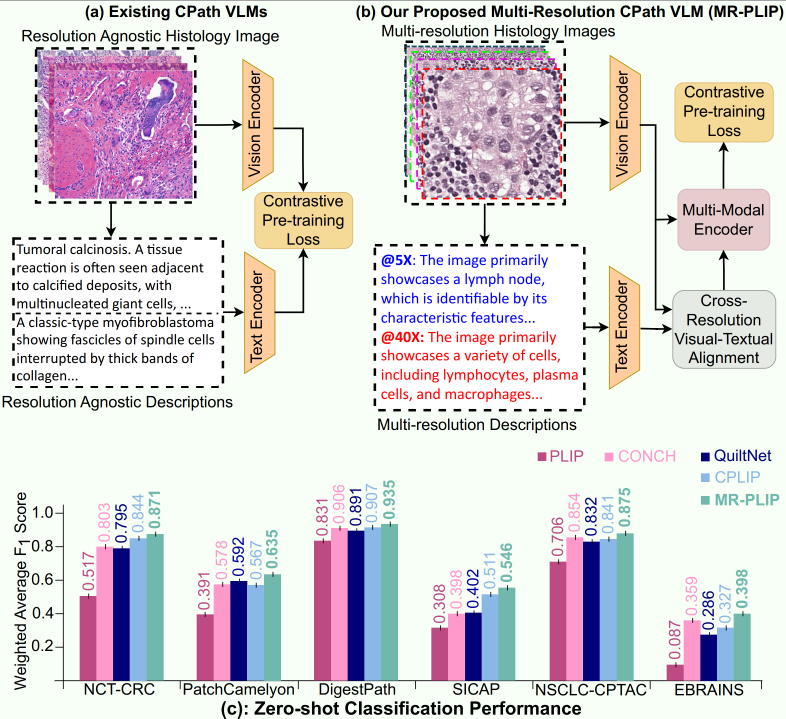
#> input picture images/compare_models.png, 2356 x 2155 px (shown at 1/3 size)
$ python sample_mask_multiscale_patches.py ../images ../images out
#> lines starting #> are read from the running program, lines starting #| are printed output that depends on the picture; after the words box and inside, x2 and y2 are one past the last pixel; in counts of white or black regions, pixels touching at a corner belong together
### scripts/sample_tcga_multiscale_patches.py
#!/usr/bin/env python3
"""Sample multi-scale patch hierarchies from TCGA WSIs.

This script replicates the patch sampling procedure described in the
paper referenced as ``2504.18856v1``.

For each WSI slide, the script randomly selects 20 seed locations.  At
each location a hierarchy of patches is extracted that all share the
same center but differ in magnification.  When Aperio XML annotations
are provided via ``--annotation-dir``, seed locations are sampled only
inside the annotated polygons so that all patches fall within the
specified tissue region:

* 5×  (2   µm/px)
* 10× (1   µm/px)
* 20× (0.5 µm/px)
* 40× (0.25 µm/px)

The resulting patches maintain spatial alignment across magnifications,
allowing models to reason over the same region at multiple resolutions.
The hierarchy for each seed is stored in a ``bags.json`` file alongside
the saved patches.

The script expects whole-slide images accessible via OpenSlide.
If a slide omits some pyramid levels, regions are resized so that each
output patch still reflects the requested field of view.
"""

from __future__ import annotations

import argparse
import csv
import json
import random
import shutil
from collections import defaultdict
from dataclasses import dataclass
from pathlib import Path
from typing import Dict, Iterable, List, Optional, Sequence, Tuple
from urllib.parse import unquote, urlparse
import xml.etree.ElementTree as ET

import openslide
from PIL import Image
import numpy as np


@dataclass
class AnnotationRegion:
    """Polygonal region extracted from an Aperio XML annotation."""

    points: List[Tuple[float, float]]
    value: Optional[str] = None


@dataclass
class PatchTile:
    """Metadata describing a saved patch tile."""

    patch_id: str
    patch_file: str
    patch_path: Path
    scale_suffix: str


class ValueLabelEncoder:
    """Assign deterministic integer labels to known annotation values."""

    DEFAULT_MAPPING = {
        "normal": (0, "Normal"),
        "benign": (1, "Benign"),
        "in situ carcinoma": (2, "In situ carcinoma"),
        "carcinoma in situ": (2, "In situ carcinoma"),
        "carcinoma in-situ": (2, "In situ carcinoma"),
        "in-situ carcinoma": (2, "In situ carcinoma"),
        "in situ": (2, "In situ carcinoma"),
        "situ": (2, "In situ carcinoma"),
        "carcinoma situ": (2, "In situ carcinoma"),
        "invasive carcinoma": (3, "Invasive carcinoma"),
        "carcinoma invasive": (3, "Invasive carcinoma"),
    }

    @staticmethod
    def _normalize(value: str) -> str:
        normalized = value.lower().replace("-", " ")
        normalized = " ".join(normalized.split())
        return normalized

    def __init__(
        self, mapping: Optional[Dict[str, Tuple[int, str] | int]] = None
    ) -> None:
        source = mapping or self.DEFAULT_MAPPING
        processed: Dict[str, Tuple[int, str]] = {}
        token_map: Dict[Tuple[str, ...], Tuple[int, str]] = {}
        for key, value in source.items():
            if isinstance(value, tuple):
                label_id, canonical = value
            else:
                label_id = value
                canonical = key
            norm_key = self._normalize(key)
            processed[norm_key] = (label_id, canonical)
            tokens = tuple(sorted(norm_key.split()))
            if tokens and tokens not in token_map:
                token_map[tokens] = (label_id, canonical)
        self._mapping = processed
        self._token_mapping = token_map

    def encode(self, value: str) -> Tuple[int, str]:
        key = self._normalize(value.strip())
        if not key:
            raise ValueError("Cannot encode an empty annotation value")

        direct = self._mapping.get(key)
        if direct is not None:
            return direct

        if "situ" in key:
            situ = self._mapping.get("in situ carcinoma")
            if situ is not None:
                return situ

        tokens = tuple(sorted(key.split()))
        if tokens:
            match = self._token_mapping.get(tokens)
            if match is not None:
                return match

        for candidate_key, encoded in self._mapping.items():
            if candidate_key in key or key in candidate_key:
                return encoded

        raise KeyError(
            f"Annotation value '{value}' does not match any known subtype "
            f"labels ({', '.join(sorted(self._mapping))})."
        )


# [41 lines left out: functions polygon_area, point_in_polygon, _corners_inside, not called in this run]


class PolygonSampler:
    """Randomly sample centers constrained to annotation polygons."""

    # [34 lines left out: function __init__, not called in this run]

    def is_available(self) -> bool:
        return bool(self._entries)

    # [200 lines left out: functions sample, parse_aperio_xml, _unique_paths, index_annotation_files, load_slide_polygons, resolve_annotation_root, not called in this run]

def compute_tissue_fraction(img: Image.Image, background_threshold: int = 220) -> float:
    """Return the fraction of pixels that are likely to be tissue.

    Pixels lighter than ``background_threshold`` (in grayscale) are considered
    background and excluded from the tissue count.
    """

    gray = np.array(img.convert("L"))
    tissue_mask = gray < background_threshold
    return float(tissue_mask.mean())


# [264 lines left out: functions save_patch, generate_hierarchy, _generate_patient_id, process_wsi, gather_slides, load_metadata_table, not called in this run]


@dataclass
class BalancedSelection:
    """Container describing balanced slide sampling results."""

    initial: List[Tuple[Path, Dict[str, str]]]
    extras: Dict[str, List[Tuple[Path, Dict[str, str]]]]
    per_subtype: int
    subtypes: List[str]


# [329 lines left out: functions _index_slide_paths, _match_slide_path, select_balanced_slide_subset, main, not called in this run]


# [2 lines that do not run on import are left out]

### scripts/sample_mask_multiscale_patches.py
#!/usr/bin/env python3
"""Sample multi-scale patches from paired image/mask datasets.

This script mirrors the multi-scale patch generation pipeline used for
whole-slide images but operates on conventional paired images and masks. It
supports datasets where images and masks share a filename stem (for example,
``foo.jpg`` alongside ``foo.png``) and works with multiple file formats,
including TIFF. Positive patch centers are sampled from colored mask pixels
(per-class if a color map is available), while negative centers come from
background regions.

The resulting hierarchy for each sampled bag is saved beneath an image-specific
output directory alongside a ``bags.json`` description and an aggregated
``patches.csv`` manifest that lists every generated patch tile.
"""

from __future__ import annotations

import argparse
import csv
import json
import random
from dataclasses import dataclass
from pathlib import Path
from typing import Dict, Iterable, List, Optional, Sequence, Tuple

import numpy as np
from PIL import Image

# Disable PIL's decompression bomb check for very large whole-slide images.
Image.MAX_IMAGE_PIXELS = None

from sample_tcga_multiscale_patches import PatchTile, ValueLabelEncoder, compute_tissue_fraction


@dataclass
class BagResult:
    """Stores the hierarchy node and associated tiles for a sampled bag."""

    node: Dict[str, object]
    tiles: List[PatchTile]


SUPPORTED_IMAGE_EXTS = (".jpg", ".jpeg", ".png", ".tif", ".tiff")
SUPPORTED_MASK_EXTS = (".png", ".tif", ".tiff")


CLASS_INFO = [
    {"id": 0, "name": "Background", "abbr": "BKG", "color": (0, 0, 0)},
    {"id": 1, "name": "Keratin", "abbr": "KER", "color": (224, 224, 224)},
    {"id": 2, "name": "Epidermis", "abbr": "EPI", "color": (112, 48, 160)},
    {"id": 3, "name": "Papillary dermis", "abbr": "PAP", "color": (0, 176, 240)},
    {"id": 4, "name": "Reticular dermis", "abbr": "RET", "color": (127, 0, 255)},
    {"id": 5, "name": "Hypodermis", "abbr": "HYP", "color": (192, 0, 0)},
    {"id": 6, "name": "Glands", "abbr": "GLD", "color": (127, 96, 255)},
    {"id": 7, "name": "Follicles", "abbr": "FOL", "color": (96, 96, 96)},
    {"id": 8, "name": "Inflammation", "abbr": "INF", "color": (255, 56, 0)},
    {"id": 9, "name": "Basal Cell Carcinoma", "abbr": "BCC", "color": (127, 255, 0)},
    {"id": 10, "name": "Squamous Cell Carcinoma", "abbr": "SCC", "color": (255, 255, 0)},
    {
        "id": 11,
        "name": "Intraepidermal Carcinoma",
        "abbr": "IEC",
        "color": (150, 150, 0),
    },
]


def _ensure_output_dir(out_root: Path, image_path: Path) -> Path:
    out_dir = out_root / image_path.stem
    out_dir.mkdir(parents=True, exist_ok=True)
    return out_dir


def _find_mask(mask_dir: Path, image_path: Path, mask_exts: Sequence[str]) -> Optional[Path]:
    for ext in mask_exts:
        candidate = mask_dir / f"{image_path.stem}{ext}"
        if candidate.exists():
            return candidate
    return None


def _load_image(path: Path) -> Image.Image:
    return Image.open(path).convert("RGB")


def _load_mask(path: Path) -> np.ndarray:
    mask = Image.open(path)
#> mask is the input picture: PIL image 2356x2155 RGBA; mean R, G, B, A 219.4, 216.3, 218.6, 255
    return np.array(mask.convert("RGB"))


def _compute_max_margin(patch_size: int, scales: Sequence[float]) -> int:
    if not scales:
        return patch_size // 2
    max_scale = max(scales) / scales[0]
    margin = int(patch_size * max_scale / 2)
    return max(1, margin)


def _build_label_map(mask_rgb: np.ndarray) -> np.ndarray:
    mask_rgb = mask_rgb[..., :3]
    if mask_rgb.ndim == 2:
        mask_rgb = np.repeat(mask_rgb[..., None], 3, axis=-1)
    label_map = np.full(mask_rgb.shape[:2], -1, dtype=np.int16)
    for class_info in CLASS_INFO:
        color = np.asarray(class_info["color"], dtype=mask_rgb.dtype)
        matches = np.all(mask_rgb == color, axis=-1)
        label_map[matches] = class_info["id"]
#> this loop made 12 passes
#> pass 1, in _build_label_map, `matches = np.all(mask_rgb == color, axis=-1)`:
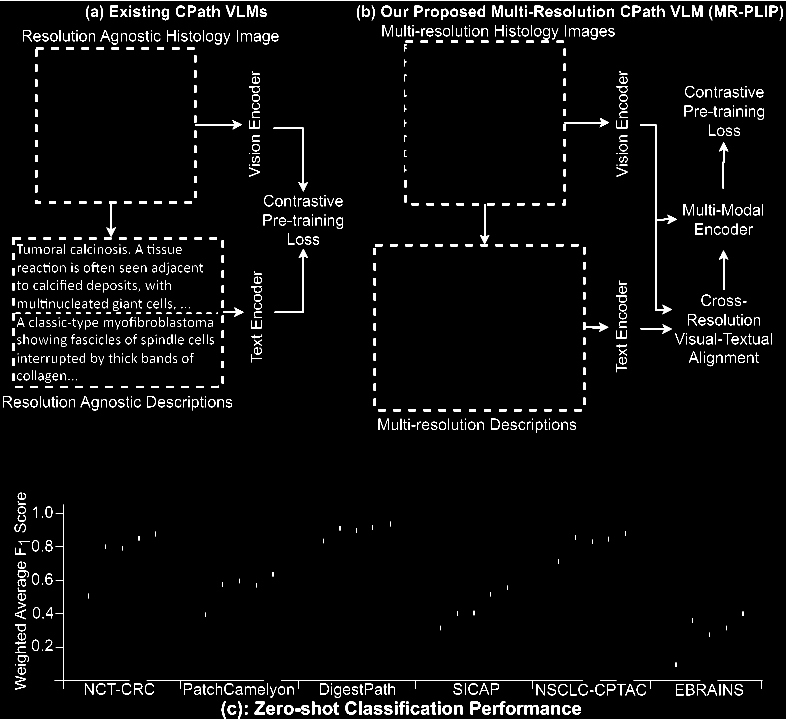
#> matches: shape (2155, 2356) bool (shown at 1/3 size); 2.8% white; 1031 white regions (110 under 20 px), largest, box (x1, y1, x2, y2) and area: (1920, 373, 2030, 943) 3302, (0, 1, 2356, 2) 2356, (164, 1514, 389, 2067) 1556
#> pass 2, in _build_label_map, `matches = np.all(mask_rgb == color, axis=-1)`:
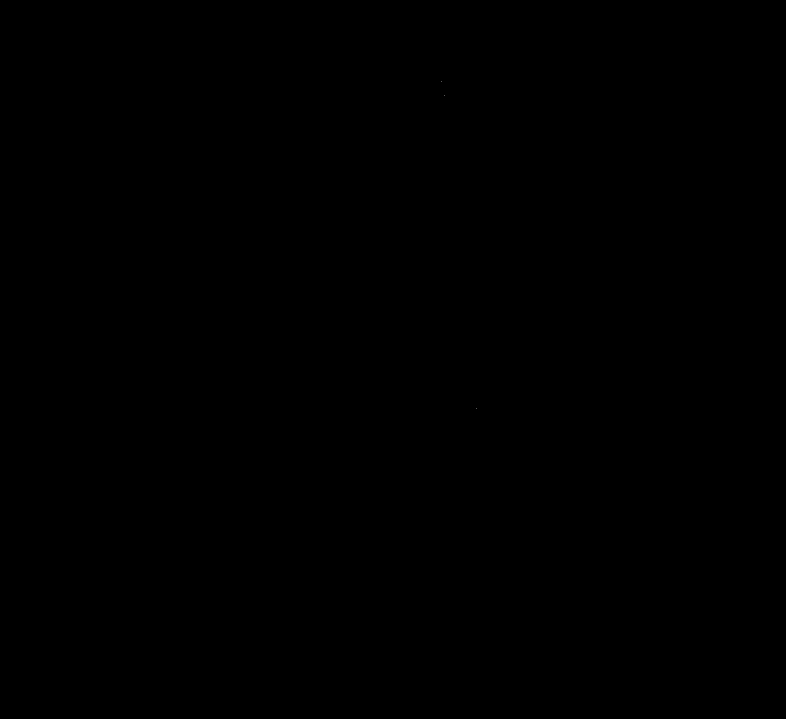
#> matches: shape (2155, 2356) bool (shown at 1/3 size); 0% white in thin lines or dots, all inside (x1, y1, x2, y2) = (1325, 243, 1429, 1227)
    return label_map


def _sample_centers(label_map: np.ndarray, count: int, margin: int, class_id: int) -> List[Tuple[int, int]]:
    if count <= 0:
        return []
    coords = np.argwhere(label_map == class_id)
    if len(coords) == 0:
        return []
    height, width = label_map.shape
    valid = [
        (int(x), int(y))
        for y, x in coords
        if margin <= x < width - margin and margin <= y < height - margin
    ]
    if not valid:
        return []
    random.shuffle(valid)
    return valid[:count]


def _extract_patch(
    image: Image.Image,
    center_x: int,
    center_y: int,
    patch_size: int,
    scale_factor: float,
    tissue_threshold: float,
    background_threshold: int,
    out_path: Path,
) -> Optional[Path]:
    window = max(1, int(round(patch_size * scale_factor)))
    half = window // 2
    left = center_x - half
    top = center_y - half
    right = left + window
    bottom = top + window

    if left < 0 or top < 0 or right > image.width or bottom > image.height:
        return None

    crop = image.crop((left, top, right, bottom))
    if crop.size != (patch_size, patch_size):
        crop = crop.resize((patch_size, patch_size), Image.BILINEAR)

    tissue_fraction = compute_tissue_fraction(crop, background_threshold)
    if tissue_fraction < tissue_threshold:
        return None

    crop.save(out_path)
    return out_path


def generate_hierarchy_from_image(
    image: Image.Image,
    center_x: int,
    center_y: int,
    scales: Sequence[float],
    prefix: str,
    out_dir: Path,
    patch_size: int,
    tissue_threshold: float,
    background_threshold: int,
) -> Optional[BagResult]:
    if not scales:
        raise ValueError("At least one scale value must be provided")

    root_tiles: List[PatchTile] = []
    nodes: Dict[str, object] = {}

    base_scale = float(scales[0])
    parent: Optional[Dict[str, object]] = None

    mag_map = {2.0: "5x", 1.0: "10x", 0.5: "20x", 0.25: "40x"}

    for scale in scales:
        if scale <= 0:
            raise ValueError("Scale values must be positive")
        window_factor = scale / base_scale
        suffix = mag_map.get(scale, f"{scale:.2f}mpp")
        patch_id = f"{prefix}_{suffix}"
        out_path = out_dir / f"{patch_id}.png"

        saved = _extract_patch(
            image,
            center_x,
            center_y,
            patch_size,
            window_factor,
            tissue_threshold,
            background_threshold,
            out_path,
        )
        if saved is None:
            for tile in root_tiles:
                try:
                    tile.patch_path.unlink()
                except FileNotFoundError:
                    pass
            return None

        tile = PatchTile(
            patch_id=patch_id,
            patch_file=out_path.name,
            patch_path=saved,
            scale_suffix=suffix,
        )
        root_tiles.append(tile)

        node: Dict[str, object] = {"id": patch_id, "file": out_path.name, "children": []}
        if parent is not None:
            parent.setdefault("children", []).append(node)
        else:
            nodes = node
        parent = node

    return BagResult(node=nodes, tiles=root_tiles)


# [27 lines left out: function _record_patch_rows, not called in this run]


def _generate_patient_id(image_path: Path) -> str:
    """Return a deterministic pseudo-random identifier for ``image_path``."""

    seed = abs(hash(image_path.stem.lower())) % 10**12
    return f"{seed:012d}"


def sample_image(
    image_path: Path,
    mask_path: Path,
    out_root: Path,
    positive_bags: int,
    negative_bags: int,
    seed: int,
    scales: Sequence[float],
    patch_size: int,
    tissue_threshold: float,
    background_threshold: int,
    label_encoder: ValueLabelEncoder,
) -> Tuple[List[Dict[str, object]], List[Dict[str, str]]]:
    random.seed(seed)

    image = _load_image(image_path)
    mask_rgb = _load_mask(mask_path)
    if mask_rgb.shape[:2] != (image.height, image.width):
        raise ValueError(
            f"Mask {mask_path} does not match image dimensions for {image_path.name}: "
            f"expected {(image.height, image.width)}, got {mask_rgb.shape[:2]}"
        )
    label_map = _build_label_map(mask_rgb)

    out_dir = _ensure_output_dir(out_root, image_path)
    margin = _compute_max_margin(patch_size, scales)

    bags: List[Dict[str, object]] = []
    patch_rows: List[Dict[str, str]] = []
    patient_id = _generate_patient_id(image_path)
    class_lookup = {info["id"]: info for info in CLASS_INFO}
    background_id = CLASS_INFO[0]["id"]

    bag_index = 0
    for class_info in CLASS_INFO:
        if class_info["id"] == background_id:
            continue
        centers = _sample_centers(label_map, positive_bags, margin, class_info["id"])
        if not centers:
            continue
        label_id, label_name = label_encoder.encode(class_info["name"])
        for center_x, center_y in centers:
            prefix = f"patch_{bag_index}"
            bag = generate_hierarchy_from_image(
                image,
                center_x,
                center_y,
                list(scales),
                prefix,
                out_dir,
                patch_size,
                tissue_threshold,
                background_threshold,
            )
            if not bag:
                continue
            bag.node.update({"label": label_name, "label_id": label_id, "center": [center_x, center_y]})
            bags.append(bag.node)
            _record_patch_rows(
                patch_rows,
                bag.tiles,
                patient_id,
                image_path,
                bag_index,
                label_name,
                label_id,
            )
            bag_index += 1
#> this loop made 12 passes
#> (coords in _sample_centers, centers) on pass 2: ([[243, 1325], [287, 1333], [1226, 1428]], [(1333, 287), (1428, 1226)])
#> pass 2, in _extract_patch, `crop = image.crop((left, top, right, bottom))`:
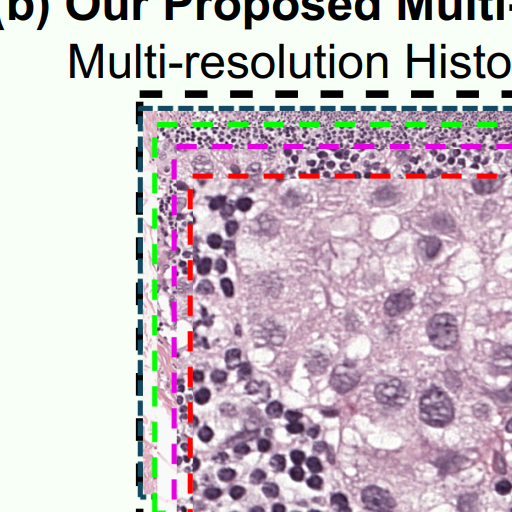
#> crop: PIL image 512x512 RGB; mean R, G, B 202.4, 191.5, 198.6
#> pass 2, in compute_tissue_fraction, `gray = np.array(img.convert("L"))`:
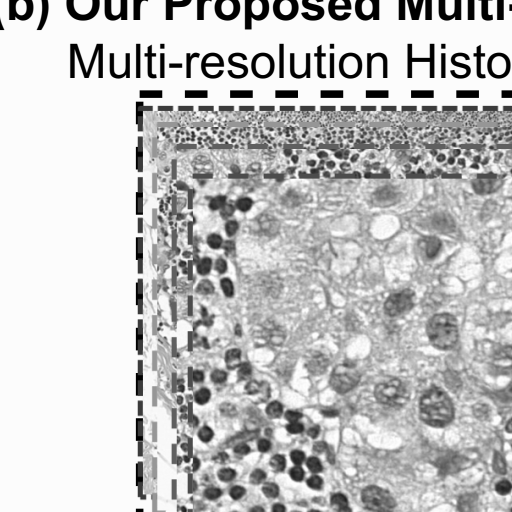
#> gray: shape (512, 512); min 0, max 255, mean 195.7
#> pass 2, in compute_tissue_fraction, `tissue_mask = gray < background_threshold`:
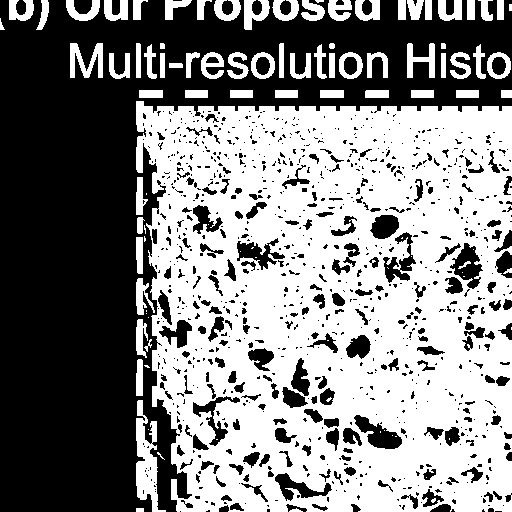
#> tissue_mask: shape (512, 512) bool; 52.1% white; 968 black regions (739 under 20 px), largest, box (x1, y1, x2, y2) and area: (0, 0, 512, 512) 100604, (354, 415, 402, 449) 770, (450, 243, 483, 289) 748
#> after the loop, bag_index = 0; bags = []

    centers_background = _sample_centers(label_map, negative_bags, margin, background_id)
#> (the rest of the program and of its run is left out)
